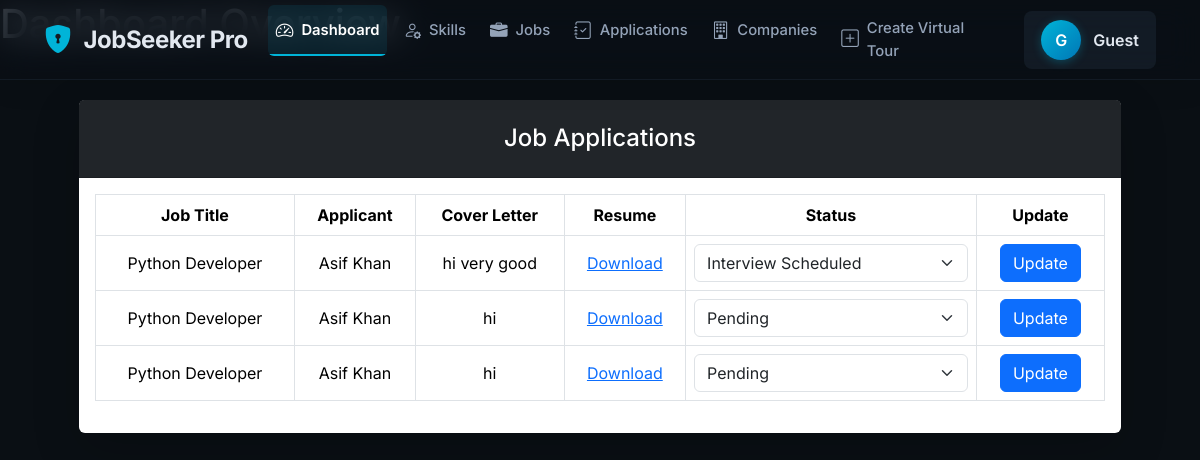
/applications1/, run on the app's committed database.
### Job_App/models.py (models this page shows, shortened)
class JobApplication(models.Model):
    STATUS_CHOICES = [
        ('PENDING', 'Pending'),
        ('REVIEWED', 'Reviewed'),
        ('INTERVIEW_SCHEDULED', 'Interview Scheduled'),
        ('ACCEPTED', 'Accepted'),
        ('REJECTED', 'Rejected'),
    ]
    job = models.ForeignKey(Job, on_delete=models.CASCADE, related_name='applications')
    applicant = models.ForeignKey(User, on_delete=models.CASCADE, related_name='job_applications')
    application_date = models.DateTimeField(auto_now_add=True)
    cover_letter = models.TextField(blank=True)
    status = models.CharField(max_length=20, choices=STATUS_CHOICES, default='PENDING')
    resume = models.FileField(upload_to='application_resumes/')

class Job(models.Model):
    JOB_TYPE_CHOICES = [
        ('FULL_TIME', 'Full Time'),
        ('PART_TIME', 'Part Time'),
        ('CONTRACT', 'Contract'),
        ('INTERNSHIP', 'Internship'),
        ('REMOTE', 'Remote'),
    ]
    title = models.CharField(max_length=100)
    description = models.TextField()
    company = models.ForeignKey(Company, on_delete=models.CASCADE, related_name='jobs')
    location = models.CharField(max_length=100)
    skills_required = models.ManyToManyField(Skill)
    job_type = models.CharField(max_length=20, choices=JOB_TYPE_CHOICES)
    salary_range = models.CharField(max_length=100, blank=True)
    posted_by = models.ForeignKey(User, on_delete=models.CASCADE, related_name='posted_jobs')
    posted_date = models.DateTimeField(auto_now_add=True)
    expiration_date = models.DateField()
    is_active = models.BooleanField(default=True)

class User(AbstractUser):
    ROLE_CHOICES = [
        ('JOB_SEEKER', 'Job Seeker'),
        ('EMPLOYER', 'Employer'),
        ('ADMIN', 'Admin'),
    ]
    role = models.CharField(max_length=20, choices=ROLE_CHOICES)
    phone_number = models.CharField(max_length=15, blank=True, null=True)
    profile_picture = models.ImageField(upload_to='profile_pics/', blank=True, null=True)
    bio = models.TextField(blank=True)

### Job_App/views.py (the view)
# urls.py: path('applications1/',my_view.application_list_view, name='application_list'),
def application_list_view(request):
    applications = JobApplication.objects.select_related('job', 'applicant').all()
    users=User.objects.filter(role='JOB_SEEKER')
    admin_qs     = User.objects.filter(role='ADMIN')
    employee_qs  = User.objects.filter(role='EMPLOYER')
    jobseeker_qs = User.objects.filter(role='JOB_SEEKER')
    applications = JobApplication.objects.select_related('job', 'applicant').all()
    context={
        'total_admin':     admin_qs.count(),     # ints only
        'total_employee':  employee_qs.count(),
        'total_jobseeker': jobseeker_qs.count(),
        'users':users,
        'applications': applications,
        'total_applications':applications.count(),
    }
    return render(request, 'Employee/Update_Application.html',context)

### templates/Employee/Update_Application.html (shortened to what this page needs)
{% extends 'Employee/base.html' %}
{% load static %}
{% block content %}
<div class="container py-5" style="margin-top:-20px; width: calc(100% - 50px);">
    <div class="card shadow-lg border-0 rounded-lg">
        <div class="card-header bg-dark text-white text-center py-4">
            <h4 class="mb-0">Job Applications</h4>
        </div>
        <div class="card-body">
            <div class="table-responsive">
                <table class="table table-bordered table-hover text-center align-middle">
                    <thead class="bg-secondary text-white">
                        <tr>
                            <th>Job Title</th>
                            <th>Applicant</th>
                            <th>Cover Letter</th>
                            <th>Resume</th>
                            <th>Status</th>
                            <th>Update</th>
                        </tr>
                    </thead>
                    <tbody>
                        {% for app in applications %}
                        <tr>
                            <td>{{ app.job.title }}</td>
                            <td>{{ app.applicant.username }}</td>
                            <td>{{ app.cover_letter|truncatechars:40 }}</td>
                            <td>
                                {% if app.resume %}
                                <a href="{{ app.resume.url }}" target="_blank">Download</a>
                                {% else %}
                                N/A
                                {% endif %}
                            </td>
                            <td>
                                <select class="form-select status-dropdown" data-app-id="{{ app.id }}">
                                    {% for key, label in app.STATUS_CHOICES %}
                                        <option value="{{ key }}" {% if app.status == key %}selected{% endif %}>{{ label }}</option>
                                    {% endfor %}
                                </select>
                            </td>
                            <td>
                                <button class="btn btn-primary update-status-btn" data-app-id="{{ app.id }}">Update</button>
                            </td>
                        </tr>
                        {% empty %}
                        <tr>
                            <td colspan="6">No applications found.</td>
                        </tr>
                        {% endfor %}
                    </tbody>
                </table>
            </div>
        </div>
    </div>
</div>
{% endblock %}

### templates/Employee/nav.html (style rules this page uses)
html, body { height: 100%; margin: 0; padding: 0; }
:root { --primary-500: #00b4d8; --primary-400: #0096c7; --primary-300: #0077b6; --primary-100: rgba(0, 180, 216, 0.1); --dark-900: #0a0f14; --dark-800: #121a21; --dark-700: #1a2633; --dark-600: #2a3a4a; --dark-500: #4b5565; --light-100: #e2e8f0; --light-200: #cbd5e1; --light-300: #94a3b8; --accent-green: #10b981; --accent-red: #ef4444; --accent-yellow: #f59e0b; --shadow-sm: 0 1px 2px 0 rgba(0, 0, 0, 0.05); --shadow-md: 0 4px 6px -1px rgba(0, 0, 0, 0.1), 0 2px 4px -1px rgba(0, 0, 0, 0.06); --shadow-lg: 0 10px 15px -3px rgba(0, 0, 0, 0.1), 0 4px 6px -2px rgba(0, 0, 0, 0.05); --radius-sm: 0.375rem; --radius-md: 0.5rem; --radius-lg: 1rem; --transition: all 0.2s cubic-bezier(0.4, 0, 0.2, 1); }
body { font-family: 'Inter', -apple-system, BlinkMacSystemFont, sans-serif; background-color: var(--dark-900); color: var(--light-200); line-height: 1.5; }

### data on the page
JobApplication: job "Python Developer", applicant.username "Asif Khan", cover_letter "hi very good", status+id "Interview Scheduled"
JobApplication: job "Python Developer", applicant.username "Asif Khan", cover_letter "hi", status+id "Pending"
JobApplication: job "Python Developer", applicant.username "Asif Khan", cover_letter "hi", status+id "Pending"
